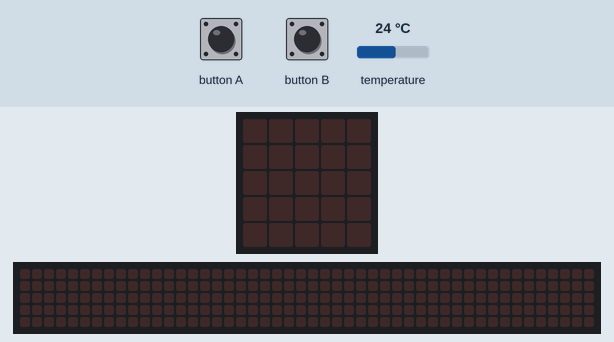
This program was run on a simulated BBC micro:bit running MicroPython. On the bench: the board's 5×5 LED display, a strip that is not on the board, showing the scrolling text unrolled. The test bench sets the inputs (shaded band); at power-on: temperature 24 °C. The 48×5 strip is a reading aid, not a part: it shows the text the display is scrolling, unrolled, one strip-width of it at a time.

Above: at 1.2 s.
1.3 s: button A pressed for 0.15 s
At 1.37 s:
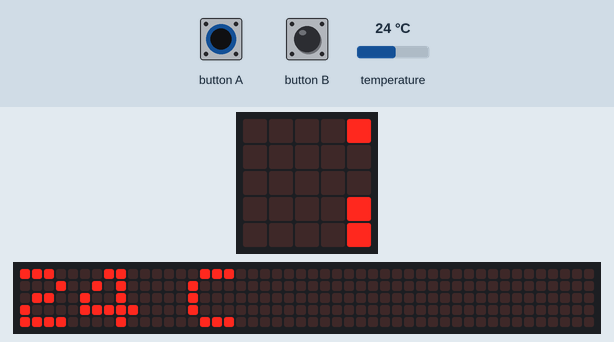
4.3 s: button B pressed for 0.15 s
At 4.82 s:
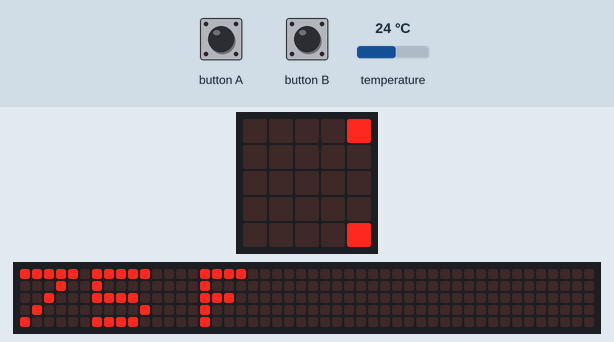
7.3 s: button A pressed for 1 s
At 8.57 s:
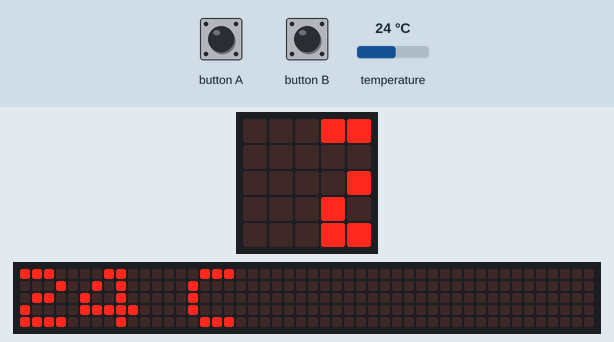
11.3 s: button B pressed for 1 s
At 12.02 s:
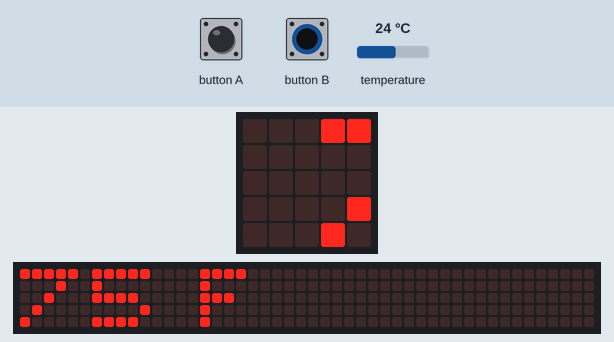
15.3 s: button A pressed for 0.15 s
At 15.77 s:
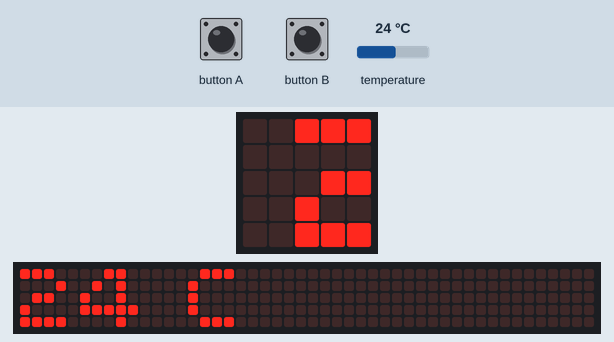
18.4 s: button B pressed for 0.15 s
At 19.22 s:
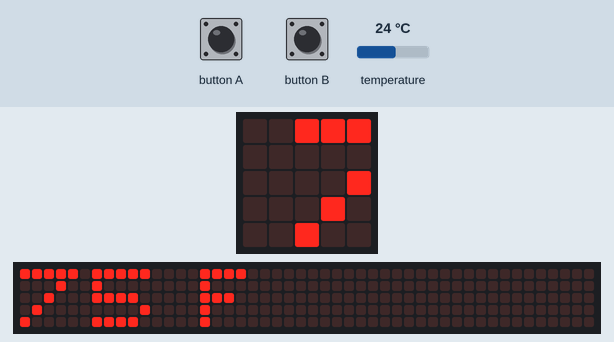

Measured:
- after the input at 1.3 s, the display: changes at once (image 1)
- after the input at 4.3 s, the display: first differs from a run without the input after 0.45 s (image 2)
- after the input at 7.3 s, the display: first differs from a run without the input after 1.1 s (image 3 shows a later state)
- after the input at 11.3 s, the display: first differs from a run without the input after 0.50 s (image 4 shows a later state)
- after the input at 15.3 s, the display: first changes after 0.10 s (image 5 shows a later state)
- after the input at 18.4 s, the display: first differs from a run without the input after 0.45 s (image 6 shows a later state)

The program:

thermometer.py
```python
from microbit import *

while True:
    if button_a.was_pressed():
        display.scroll(str(temperature()) + " C")
    if button_b.was_pressed():
        degreesF = int(temperature() * (9 / 5) + 32)
        display.scroll(str(degreesF) + " F")
```
